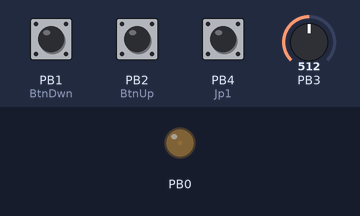
Recording of a program running on a simulated ATtiny13, built with avr-gcc and emulated at 9.6 MHz. On the bench: output pins drawn as LEDs (lit = HIGH). The test bench sets the inputs (shaded band); at power-on: PB2 (BtnUp) HIGH, PB1 (BtnDwn) HIGH, PB4 (Jp1) HIGH, PB3 = 512.

Above: at 1.2 s.
1.3 s: PB2 (BtnUp) pulled LOW for 0.15 s
At 2.6 s:
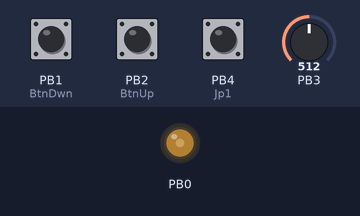
2.9 s: PB2 (BtnUp) pulled LOW for 1 s
At 5.0 s:
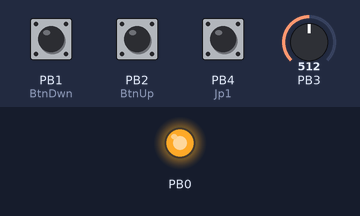
5.4 s: PB1 (BtnDwn) pulled LOW for 0.15 s
At 6.7 s:
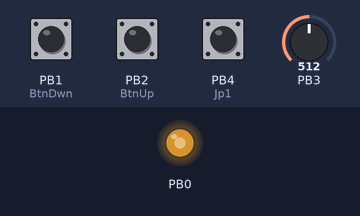
7.0 s: PB4 (Jp1) pulled LOW for 0.15 s
At 7.6 s:
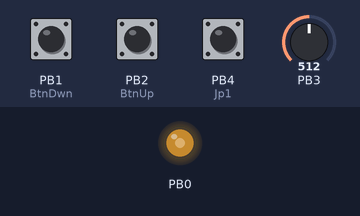
8.6 s: PB1 (BtnDwn) pulled LOW for 1 s
At 9.7 s:
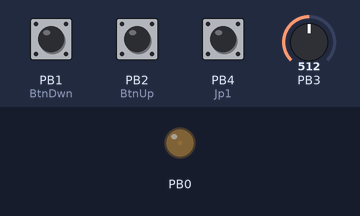
11.1 s: PB2 (BtnUp) pulled LOW for 3.2 s
At 15.4 s:
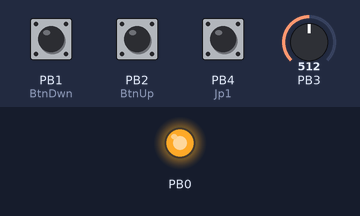
Timing chart, 0 to 16.8 s (numbered marks = the images above; inputs shaded):
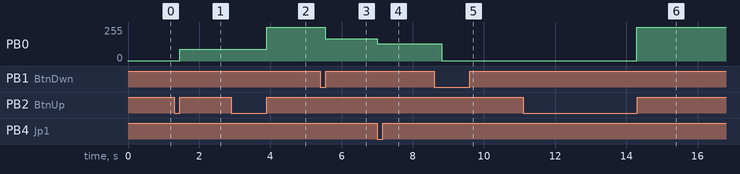

The program:

main.cpp
```cpp
/*
 * PWMMotorCtrl.cpp
 *
 * Created: 06.05.2020 23:15:51
 * Author : V.S.Kozlov
 * firmware for controlling the water pump
 * URL https://easyeda.com/MasterWind007/rpm-controller
 */

#define F_CPU 9600000UL
#include <avr/io.h>
#include <avr/interrupt.h>
#include <avr/wdt.h>
#define BtnDwn		PINB1 // RPM Down
#define BtnUp		PINB2 // RPM Up
#define Jp1			PINB4 // jumper to ADC Enabled on board
#define MotPWM		OCR0A // RPM Level

void portInit(void)
{
	DDRB = 0b00000001;
	PORTB =0b00010110;
}

void adcInit(void)
{
	ADCSRA = 0b11000111; //ADC_Enabled, StartConversion, F_CPU/128
	ADMUX  = 0b01100011; // AREF-internal, ADLAR-Right, input-ADC3
}

void pwmInit(void)
{
	TCCR0A = 0b10000011; //FastPWM non invert OCR0A enabled
	TCCR0B = 0b00000011; //PWM frequency  (F_CPU/256/64=585.9375Hz) 0.002s
	TIMSK0 |= (1<<TOIE0);
	TCNT0 = 255;
	OCR0A = 0;
}

ISR(TIM0_OVF_vect)  //Buttons State
{
	if (~PINB & (1<<BtnDwn)) MotPWM--; //RPM -
	if (~PINB & (1<<BtnUp)) MotPWM++;  //RPM +
}

uint8_t adcRead(void)
{
	ADCSRA |= (1 << ADSC);
	return ADCH;
}
void wdt_On(void)
{
	wdt_reset();
	WDTCR |= (1<<WDCE) | (1<<WDE); //WDT Change Enabled, WDT enabled
	WDTCR = (1<<WDE) | (1<<WDP2) | (1<<WDP1); // WDT prescaler (time-out) 1s
}

void wdt_Off(void)
{
	wdt_reset();
	MCUSR &= ~(1<<WDRF);
	WDTCR |= (1<<WDCE) | (1<<WDE);
	WDTCR = 0;
}

int main(void)
{
	wdt_Off();
	portInit();
	pwmInit();
	wdt_On();
    adcInit();
	sei();

	while (1)
    {
		if (~PINB & (1<<Jp1)) MotPWM = adcRead();
		if (MotPWM>=254) MotPWM = 253;
		if (MotPWM <=0) MotPWM = 1;
		wdt_reset();
    }
}
```

Measured:
- after the input at 1.3 s, PB0: 1/255 → 89/255 after 0.15 s
- after the input at 2.9 s, PB0: 89/255 → 253/255 after 1.0 s
- after the input at 5.4 s, PB0: 253/255 → 166/255 after 0.15 s
- after the input at 7.0 s, PB0: 166/255 → 128/255 at once
- after the input at 8.6 s, PB0: 128/255 → 1/255 after 0.22 s
- after the input at 11.1 s, PB0: 1/255 → 253/255 after 3.2 s
